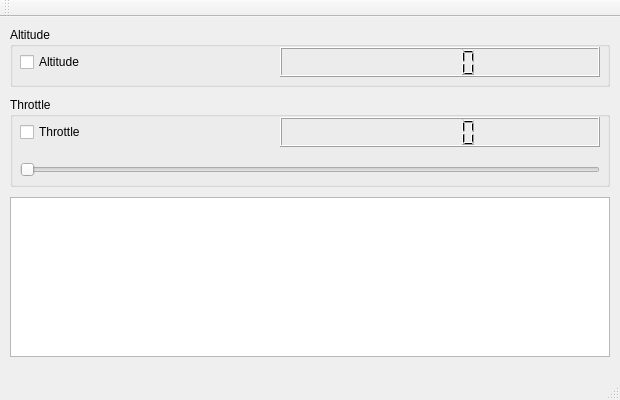
<?xml version="1.0" encoding="UTF-8"?>
<ui version="4.0">
 <class>QtGuiAppClass</class>
 <widget class="QMainWindow" name="QtGuiAppClass">
  <property name="enabled">
   <bool>true</bool>
  </property>
  <property name="geometry">
   <rect>
    <x>0</x>
    <y>0</y>
    <width>620</width>
    <height>400</height>
   </rect>
  </property>
  <property name="windowTitle">
   <string>QtGuiApp</string>
  </property>
  <widget class="QWidget" name="centralWidget">
   <widget class="QGroupBox" name="groupBox">
    <property name="geometry">
     <rect>
      <x>10</x>
      <y>10</y>
      <width>600</width>
      <height>60</height>
     </rect>
    </property>
    <property name="title">
     <string>Altitude</string>
    </property>
    <widget class="QLCDNumber" name="LcdAltitude">
     <property name="geometry">
      <rect>
       <x>270</x>
       <y>20</y>
       <width>320</width>
       <height>30</height>
      </rect>
     </property>
    </widget>
    <widget class="QCheckBox" name="CheckAltitude">
     <property name="geometry">
      <rect>
       <x>10</x>
       <y>25</y>
       <width>200</width>
       <height>20</height>
      </rect>
     </property>
     <property name="text">
      <string>Altitude</string>
     </property>
    </widget>
   </widget>
   <widget class="QTextEdit" name="TextEdit">
    <property name="geometry">
     <rect>
      <x>10</x>
      <y>180</y>
      <width>600</width>
      <height>160</height>
     </rect>
    </property>
   </widget>
   <widget class="QGroupBox" name="groupBox_2">
    <property name="geometry">
     <rect>
      <x>10</x>
      <y>80</y>
      <width>600</width>
      <height>90</height>
     </rect>
    </property>
    <property name="title">
     <string>Throttle</string>
    </property>
    <widget class="QLCDNumber" name="LcdThrottle">
     <property name="geometry">
      <rect>
       <x>270</x>
       <y>20</y>
       <width>320</width>
       <height>30</height>
      </rect>
     </property>
    </widget>
    <widget class="QCheckBox" name="CheckThrottle">
     <property name="geometry">
      <rect>
       <x>10</x>
       <y>25</y>
       <width>200</width>
       <height>20</height>
      </rect>
     </property>
     <property name="text">
      <string>Throttle</string>
     </property>
    </widget>
    <widget class="QSlider" name="ControlThrottle">
     <property name="geometry">
      <rect>
       <x>10</x>
       <y>60</y>
       <width>580</width>
       <height>25</height>
      </rect>
     </property>
     <property name="maximum">
      <number>100</number>
     </property>
     <property name="singleStep">
      <number>1</number>
     </property>
     <property name="orientation">
      <enum>Qt::Horizontal</enum>
     </property>
    </widget>
   </widget>
  </widget>
  <widget class="QMenuBar" name="menuBar">
   <property name="geometry">
    <rect>
     <x>0</x>
     <y>0</y>
     <width>620</width>
     <height>21</height>
    </rect>
   </property>
  </widget>
  <widget class="QToolBar" name="mainToolBar">
   <attribute name="toolBarArea">
    <enum>TopToolBarArea</enum>
   </attribute>
   <attribute name="toolBarBreak">
    <bool>false</bool>
   </attribute>
  </widget>
  <widget class="QStatusBar" name="statusBar"/>
 </widget>
 <layoutdefault spacing="6" margin="11"/>
 <resources>
  <include location="QtGuiApp.qrc"/>
 </resources>
 <connections/>
</ui>
